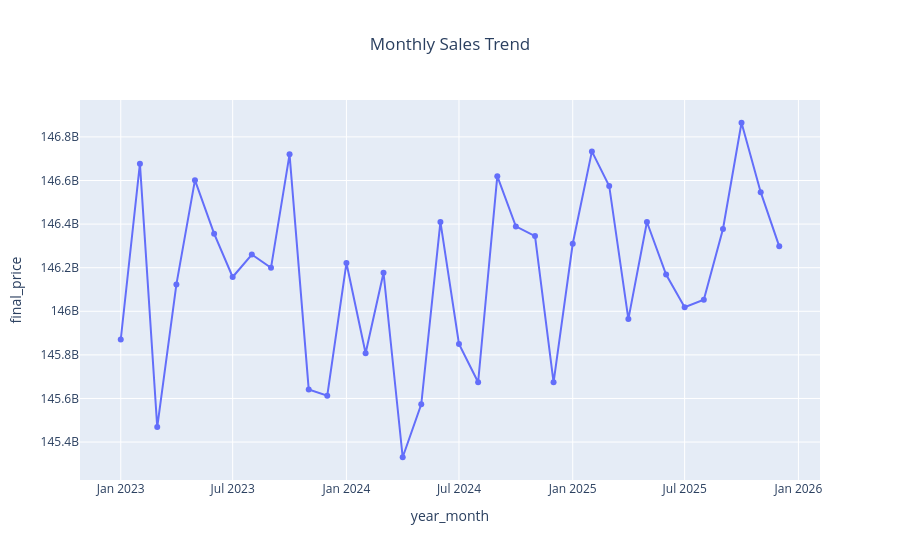

The cell this chart's notebook holds for it:
### Code cell
# Aggregate total revenue (final_price) by year and month to analyze sales trends over time
monthly_sales = (
    df.groupby(['year', 'month'])['final_price']
      .sum()
      .reset_index()
)

# 1. Combine 'year' and 'month' into a single string column to create a continuous timeline for the X-axis
monthly_sales['year_month'] = (
    monthly_sales['year'].astype(str) + '-' +
    monthly_sales['month'].astype(str)
)

# 2. Generate a line chart with markers to visualize revenue trends and fluctuations over time
fig = px.line(
    monthly_sales,
    x='year_month',
    y='final_price',
    markers=True,
    title='Monthly Sales Trend'
)

fig.update_layout(
    title_x=0.5
)

fig.show()

### Figure 1 — Plotly figure (JSON) as saved in the notebook; plotly's stock layout.template omitted (floating-point values rounded to 4 significant figures)
{"data": [{"hovertemplate": "year_month=%{x}<br>final_price=%{y}<extra></extra>", "legendgroup": "", "line": {"color": "#636efa", "dash": "solid"}, "marker": {"symbol": "circle"}, "mode": "lines+markers", "name": "", "orientation": "v", "showlegend": false, "type": "scatter", "x": ["2023-1", "2023-2", "2023-3", "2023-4", "2023-5", "2023-6", "2023-7", "2023-8", "2023-9", "2023-10", "2023-11", "2023-12", "2024-1", "2024-2", "2024-3", "2024-4", "2024-5", "2024-6", "2024-7", "2024-8", "2024-9", "2024-10", "2024-11", "2024-12", "2025-1", "2025-2", "2025-3", "2025-4", "2025-5", "2025-6", "2025-7", "2025-8", "2025-9", "2025-10", "2025-11", "2025-12"], "xaxis": "x", "y": [145870597848, 146677095483, 145469053126, 146123316327, 146601693331, 146356268894, 146157294042, 146260453248, 146199373128, 146720122983, 145641698806, 145612951124, 146221293459, 145807325178, 146176801897, 145330380785, 145573394875, 146410102515, 145849819702, 145674352585, 146619766673, 146389456327, 146345077076, 145673889547, 146309678501, 146733476153, 146574834292, 145964078338, 146409503701, 146168398107, 146018633071, 146053064627, 146377568979, 146864918950, 146546374856, 146297903324], "yaxis": "y"}], "layout": {"legend": {"tracegroupgap": 0}, "title": {"text": "Monthly Sales Trend", "x": 0.5}, "xaxis": {"anchor": "y", "domain": [0, 1], "title": {"text": "year_month"}}, "yaxis": {"anchor": "x", "domain": [0, 1], "title": {"text": "final_price"}}}}
